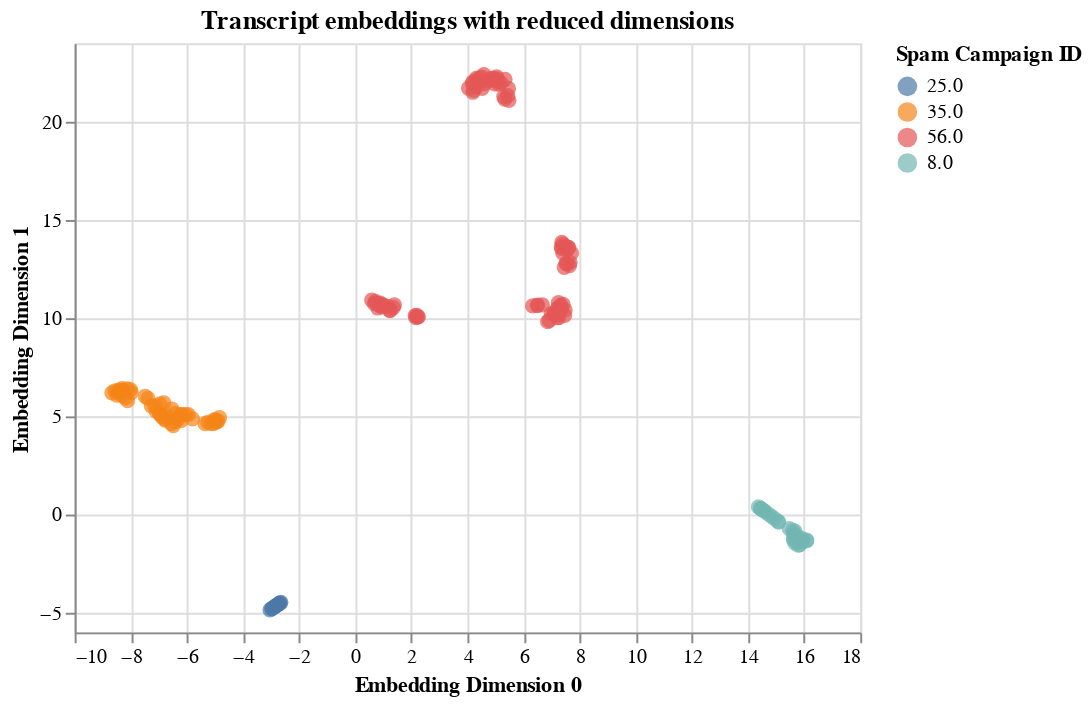

The notebook cell this image was saved under:
### Code cell
tranformer = Umap(2, random_state=101)
merged_embs.transform(tranformer).plot_interactive(annot=False, 
                                             color='Spam Campaign ID', 
                                             x_label='Embedding Dimension 0', 
                                             y_label='Embedding Dimension 1',
                                             title='Transcript embeddings with reduced dimensions'
                                            )

### Figure 1 — Vega-Lite specification as saved in the notebook (floating-point values rounded to 4 significant figures; data arrays with more than 128 entries replaced by an {"elided": "..."} marker saying what was removed)
{"config": {"view": {"continuousWidth": 400, "continuousHeight": 300}}, "data": {"name": "data-c4e6b4fc51c57fb925563b4469995668"}, "mark": {"type": "circle", "size": 60}, "encoding": {"color": {"type": "nominal", "field": "Spam Campaign ID"}, "tooltip": [{"type": "nominal", "field": "name"}, {"type": "nominal", "field": "original"}], "x": {"type": "quantitative", "axis": {"title": "Embedding Dimension 0"}, "field": "x_axis"}, "y": {"type": "quantitative", "axis": {"title": "Embedding Dimension 1"}, "field": "y_axis"}}, "selection": {"selector031": {"type": "interval", "bind": "scales", "encodings": ["x", "y"]}}, "title": "Transcript embeddings with reduced dimensions", "$schema": "https://vega.github.io/schema/vega-lite/v4.8.1.json", "datasets": {"data-c4e6b4fc51c57fb925563b4469995668": {"elided": "175 records"}}}
